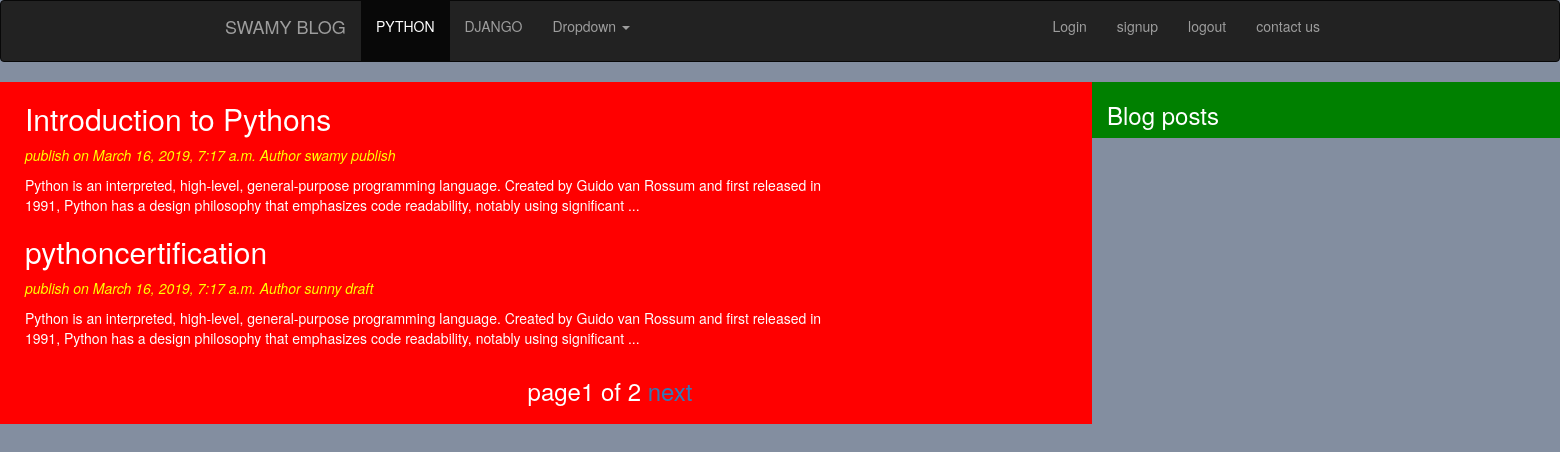
Screenshot of /blog/ with the database file from the repository.
### blogapp/models.py (models this page shows, shortened)
class post(models.Model):
    status_choices=(('draft','Draft'),('publish','Publish'))
    title=models.CharField(max_length=256)
    slug=models.SlugField(max_length=256,unique_for_date='publish')
    author=models.ForeignKey(User,related_name='publish')
    body=models.TextField()
    publish=models.DateTimeField(default=timezone.now)
    created=models.DateTimeField(auto_now_add=True)
    updated=models.DateTimeField(auto_now=True)
    status=models.CharField(max_length=10,choices=status_choices,default='draft')
    class Meta:
        ordering=('-publish',)

### blogapp/views.py (the view)
# urls.py: url(r'^blog/', views.home_page_blog_view),
def home_page_blog_view(request):
    posts=post.objects.all()
    paginator=Paginator(posts,2)
    page_number=request.GET.get('page')
    try:
        posts=paginator.page(page_number)
    except PageNotAnInteger:
        posts=paginator.page(1)
    except EmptyPage:
        posts=paginator.page(paginator.num_pages)
    return render(request,'blogapp/blog.html',{'posts':posts})

### templates/blogapp/blog.html (shortened to what this page needs)
{%extends 'blogapp/base.html'%}
    {%block content_block%}
<div class="content">
<div class="container" >
    {%for postt in posts%}
    <a id="b" href="{{detail.get_obsolute_url}}"> <h2>{{postt.title}}</h2></a>
        <p id="y">publish on {{postt.publish}} Author  {{postt.author}}  {{postt.status}}  </p>
    <p id="c">{{postt.body}}</p>
    {%endfor%}
    <div class="container" align="center">
    <h3>{%include 'blogapp/pagination.html' with page=posts%}<h3>
</div>
</div>
</div>
<div class="sidebar">
    <div class="container ">
<h3>Blog posts</h3>
        </div>
</div>
    {%endblock%}

### static/css/ads.css (style rules this page uses)
body { background:#838ea0; }
h2 { color:white; }
p { color:white; }
h3 { color:white; width:60%; }
.content { background:red; width:70%; float:left; padding:0 0 0 10px; text-align:80%; }
.sidebar { width:30%; float:right; background:green; text-align=center; }
#y { color:yellow; font-style:italic; }
#b { color:blue; }
#c { width:70% }

### rows the page displays
post: title "Introduction to Pythons", publish "March 16, 2019, 7:17 a.m.", author "swamy", status "publish", body "Python is an interpreted, high-level, general-purpose programming language. Created by Guido van Rossum and first released in 1991, Python has a design philosophy that emphasizes code readability, notably using significant ..."
post: title "pythoncertification", publish "March 16, 2019, 7:17 a.m.", author "sunny", status "draft", body "Python is an interpreted, high-level, general-purpose programming language. Created by Guido van Rossum and first released in 1991, Python has a design philosophy that emphasizes code readability, notably using significant ..."

### other values shown
{{ page.number }} "1"
{{ page.paginator.num_pages }} "2"
